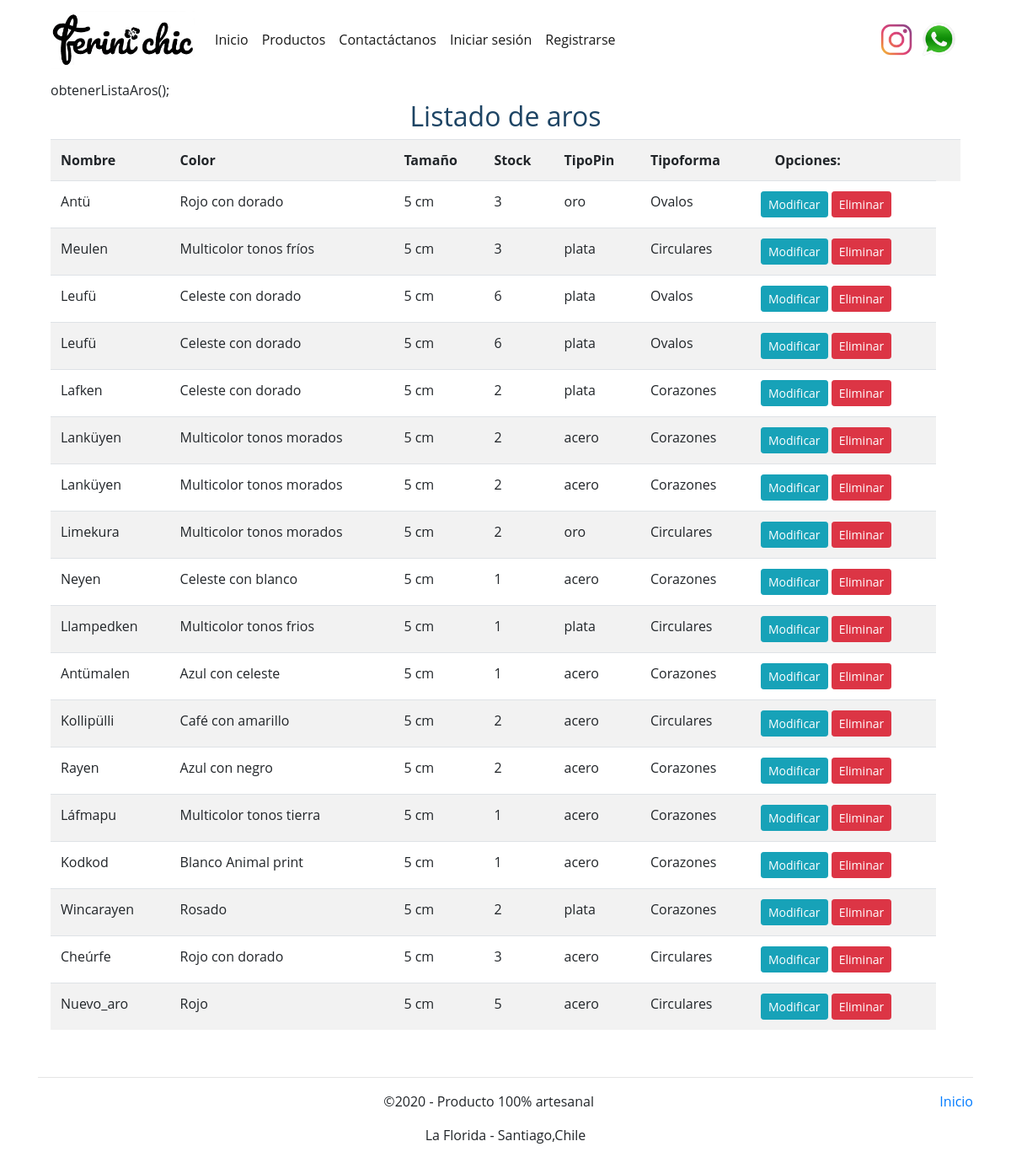
The page /ListadoAros on the database as committed earlier.
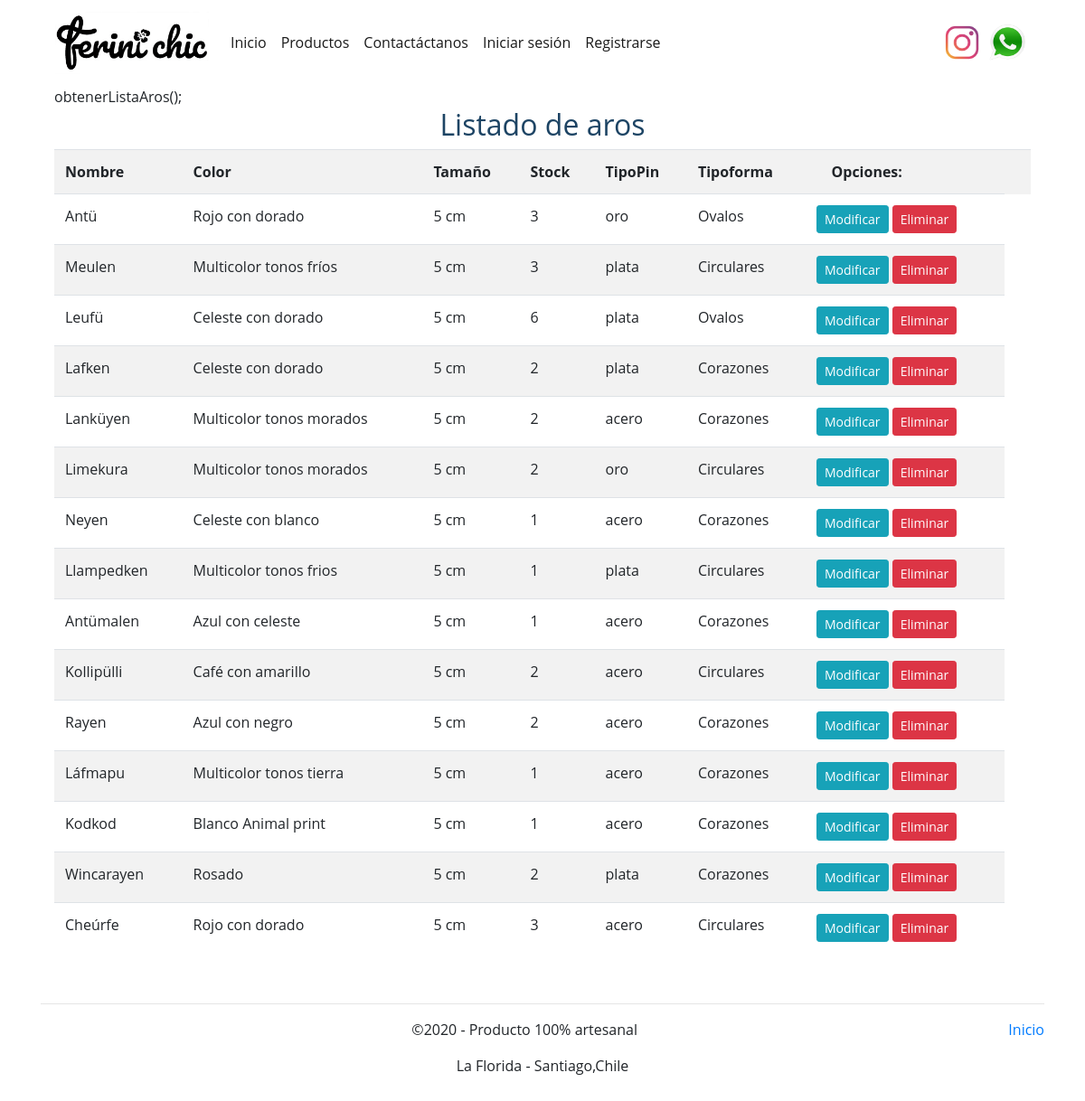
The same page on the database as committed later.
### core/models.py (models this page shows, shortened)
class Aro (models.Model):
    nombre= models.CharField(max_length=90)
    color= models.CharField(max_length=30)
    tamaño= models.IntegerField()
    stock= models.IntegerField()
    tipoPin= models.CharField(max_length=20)
    tipoforma= models.ForeignKey(TipoAro, on_delete=models.CASCADE)
    imagen = models.ImageField(null=True, blank =True)

class TipoAro (models.Model):
    nombreT= models.CharField(max_length=50)
    def __str__(self):
        return self.nombreT

### core/views.py (the view)
# urls.py: path('ListadoAros',ListadoAros ,name= "ListadoAros" ),
def ListadoAros(request):
    aros_= Aro.objects.all()
    data ={
        'aros_':aros_
    }
    return render(request, 'core/ListadoAros.html', data)

### core/templates/core/ListadoAros.html (shortened to what this page needs)
{% extends 'core/baseEstructura.html' %}
{% load static %}
{% load crispy_forms_tags %}
{%block css%}
<link rel="stylesheet" href="{% static 'core/css/estiloIndex.css'%}">
{%endblock%}
{% block contenido %}
<div class="container">
    obtenerListaAros();
    <div class="table-responsive-sm">
        <h2>Listado de aros</h2>
        <table class="table table-striped ">
            <tr>
                <th>Nombre</th>
                <th>Color</th>
                <th>Tamaño</th>
                <th>Stock</th>
                <th>TipoPin</th>
                <th>Tipoforma</th>
                <th> &nbsp;&nbsp;&nbsp;&nbsp;Opciones:</th>
                <th></th>
            </tr>
            {%for a in aros_%}
            <tr>
            <td>{{a.nombre}}</td>
            <td>{{a.color}}</td>
            <td>{{a.tamaño}} cm</td>
            <td>{{a.stock}}</td>
            <td>{{a.tipoPin}}</td>
            <td>{{a.tipoforma}}</td>
            <td>
                <a href="{% url 'modificar_aro' a.id %}" class="btn btn-info btn-sm">Modificar</a>
                <a href="{%url 'eliminar_aro' a.id%}" onclick="confirmarEliminacion(a.id)" class="btn btn-danger btn-sm">Eliminar</a>
            </td>
            </tr>
            {%endfor%}
        </table>
    </div>
</div>
{%endblock%}

Rows that differ between the two databases and show on the page:
removed Aro: nombre "Leufü", color "Celeste con dorado", tamaño "5", stock "6", tipoPin "plata", tipoforma "Ovalos"
removed Aro: nombre "Lanküyen", color "Multicolor tonos morados", tamaño "5", stock "2", tipoPin "acero", tipoforma "Corazones"
removed Aro: nombre "Nuevo_aro", color "Rojo", tamaño "5", stock "5", tipoPin "acero", tipoforma "Circulares"
